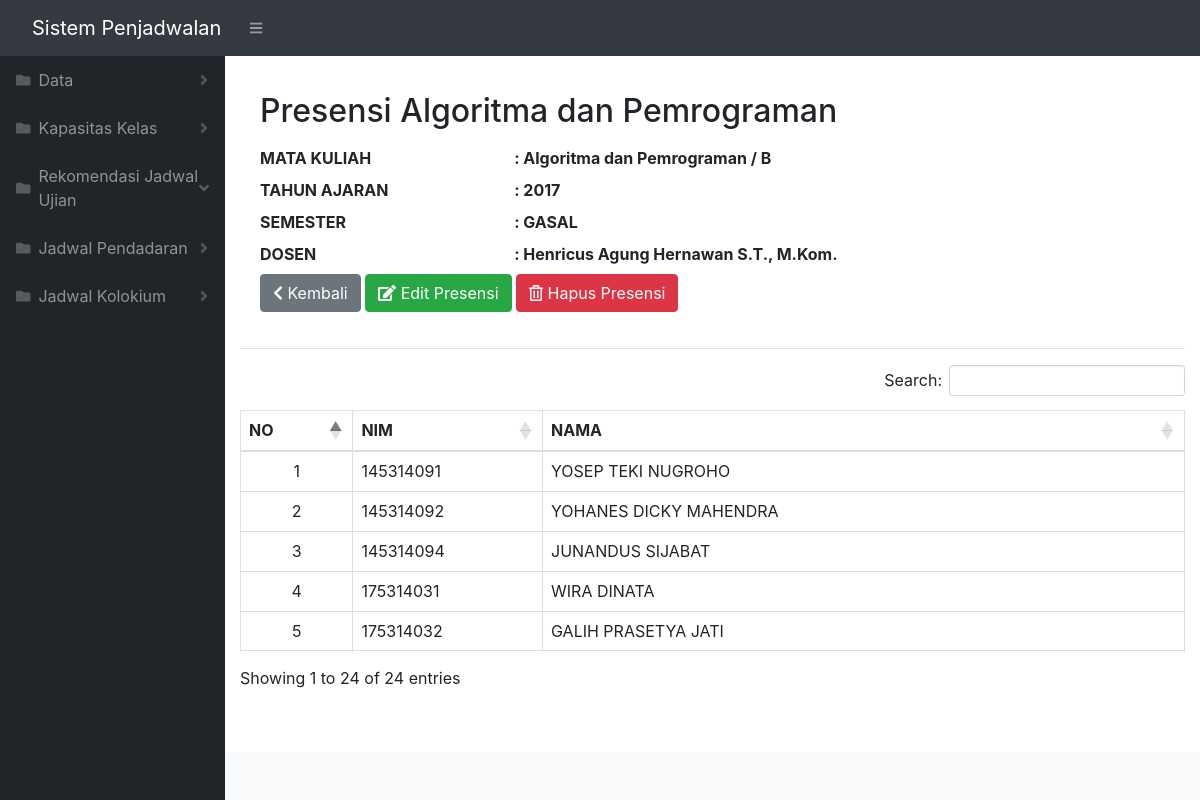
/presensi/isi/2, run on the app's committed database.
### tables this page shows
CREATE TABLE `makul` (
  `idMakul` int(11) NOT NULL,
  `kodeMakul` varchar(255) NOT NULL,
  `tipeMakul` varchar(255) NOT NULL,
  `nama` varchar(255) NOT NULL,
  `tahun` varchar(255) NOT NULL,
  `semester` varchar(255) NOT NULL,
  `kelas` varchar(255) NOT NULL,
  `kapasitas` varchar(255) NOT NULL,
  `idSemester` int(11) NOT NULL
);

CREATE TABLE `presensi` (
  `idPresensi` int(11) NOT NULL,
  `nim` int(11) NOT NULL,
  `nama` varchar(225) NOT NULL,
  `idMakul` int(11) NOT NULL,
  `idDosen` int(11) NOT NULL,
  `idRuangan` int(11) NOT NULL
);

### application/controllers/Presensi.php (called while the page is built, shortened)
<?php
class presensi extends CI_Controller {
    public function __construct() {
        $this->load->library('form_validation');
        $this->load->library('pagination');
        $this->load->model('list_model');
        $this->load->model('PresensiModel');
        $this->load->library('excel');
    }
    public function isi($id) {
        $data['makul'] = $this->PresensiModel->cariMakul($id);
        $data['mahasiswa'] = $this->PresensiModel->mahasiswaPresensi($id);
        $data['title'] = 'Presensi';
        $this->load->view('templates/header', $data);
        $this->load->view('templates/sidebar', $data);
        $this->load->view('presensi/isi', $data);
        $this->load->view('templates/topbar', $data);
        $this->load->view('templates/footer', $data);
    }
}

### index.php (called while the page is built, shortened)
<?php
require_once BASEPATH.'core/CodeIgniter.php';

### application/models/PresensiModel.php (called while the page is built, shortened)
<?php
class PresensiModel extends CI_Model {
    public function mahasiswaPresensi($id)
    {
        $this->db->distinct();
        $this->db->select('*');
        $this->db->from('presensi');
        $this->db->where('idMakul',$id);
        $data = $this->db->get();
        return $data;
    }
    public function cariMakul($id)
    {
        $this->db->from('makul');
        $this->db->where('idMakul',$id);
        $data = $this->db->get();
        return $data->row();
    }
    public function cariDosen($id)
    {
        $this->db->order_by('makul.idMakul', 'ASC');
        $this->db->distinct();
        $this->db->select('dosen.nama as dosen');
        $this->db->from('makul');
        $this->db->join('presensi','presensi.idMakul = makul.idMakul');
        $this->db->join('ruangan','ruangan.idRuangan = presensi.idRuangan');
        $this->db->join('dosen','dosen.idDosen = presensi.idDosen' );
        $this->db->where(' makul.idMakul',$id);
        $data = $this->db->get()->row();
        return $data;
    }
}

### application/views/presensi/isi.php (the view, shortened to what this page needs)
<div id="layoutSidenav_content">
    <main>
        <div class="container-fluid">
            <div class="row">
                <div class="col-8 mr-auto">
                    <div class="card-body">
                        <h2 class="mt-3 mb-3"><?= $title." ".$makul->nama ?></h2>
                        <div class="row ">
                            <div class="col-5">
                                <label for="title">MATA KULIAH </label>
                            </div>
                            <div class="col">
                                <label for="title">: <?= $makul->nama.' / '.$makul->kelas ?> </label>
                            </div>
                        </div>
                        <div class="row">
                            <div class="col-5">
                                <label for="title">TAHUN AJARAN </label>
                            </div>
                            <div class="col">
                                <label for="title">: <?= $makul->tahun ?>
                                </label>
                            </div>
                        </div>
                        <div class="row">
                            <div class="col-5">
                                <label for="title">SEMESTER </label>
                            </div>
                            <div class="col">
                                <label for="title">: <?= $makul->semester ?>
                                </label>
                            </div>
                        </div>
                        <div class="row">
                            <div class="col-5">
                                <label for="title">DOSEN </label>
                            </div>
                            <div class="col">
                                <label for="title">: <?= $this->PresensiModel->cariDosen($makul->idMakul)->dosen?>
                                </label>
                            </div>
                        </div>
                        <div class="row">
                            <div class="col-auto">
                                <a type="button" class="btn btn-secondary" href="<?= base_url('presensi'); ?>">
                                    <i class="fas fa-chevron-left"></i> Kembali</a>
                                <a type="button" class="btn btn-success"
                                    href="<?= base_url('presensi/editPresensi/').$makul->idMakul; ?>">
                                    <i class="fas fa-edit"></i> Edit Presensi</a>
                                <a type="button" class="btn btn-danger"
                                    href="<?= base_url('presensi/deletePresensi/'.$makul->idMakul); ?>"
                                    onclick="return confirm('Are you sure you want to delete <?= $makul->nama; ?>?');">
                                    <i class="far fa-trash-alt"></i> Hapus Presensi</a>
                            </div>
                        </div>
                    </div>
                </div>
            </div>
            <hr>
            <div class="table-responsive mt-1">
                <table class="table table-bordered" id="tabelku" width="100%">
                    <thead>
                        <tr class="text-center">
                            <th>NO</th>
                            <th>NIM</th>
                            <th>NAMA</th>
                        </tr>
                    </thead>
                    <tbody>
                        <?php $i = 1; ?>
                        <?php foreach ($mahasiswa->result_array() as $row) : ?>
                        <tr>
                            <td class="text-center"><?= $i ?></td>
                            <td><?php echo $row['nim']; ?></td>
                            <td><?php echo $row['nama']; ?></td>
                        </tr>
                        <?php $i++; ?>
                        <?php endforeach; ?>
                    </tbody>
                </table>
            </div>
        </div>
    </main>

### assets/dateindo/css/ilmudetil.css (style rules this page uses)
a { color: #FFC107;text-decoration: none; }

### data on the page
makul: nama "Algoritma dan Pemrograman", kelas "B", tahun "2017", semester "GASAL"
presensi: nim "145314091", nama "YOSEP TEKI NUGROHO"
presensi: nim "145314092", nama "YOHANES DICKY MAHENDRA"
presensi: nim "145314094", nama "JUNANDUS SIJABAT"
presensi: nim "175314031", nama "WIRA DINATA"
presensi: nim "175314032", nama "GALIH PRASETYA JATI"

### other printed values
$title "Presensi"
$this->PresensiModel->cariDosen($makul->idMakul)->dosen "Henricus Agung Hernawan S.T., M.Kom."
